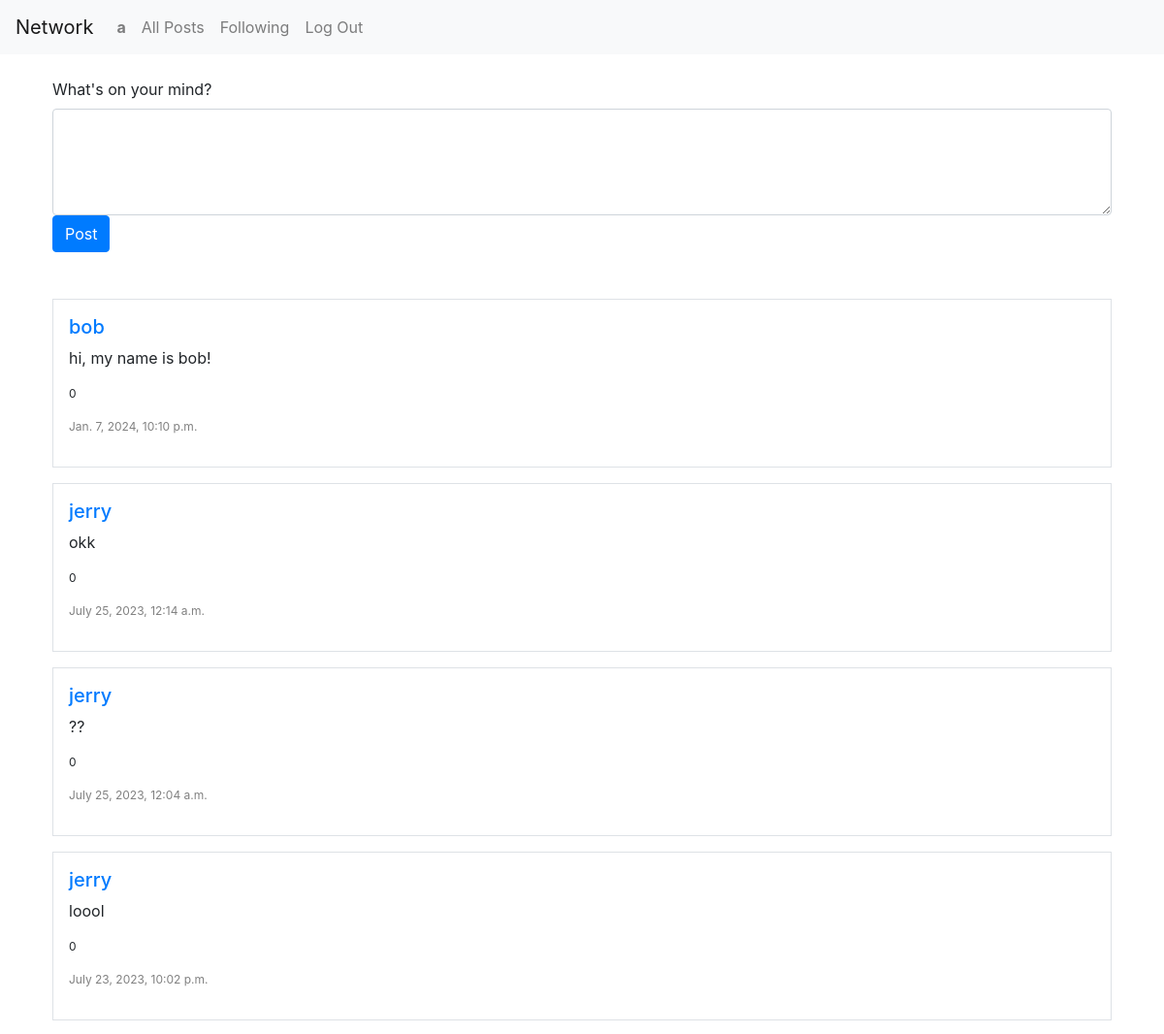
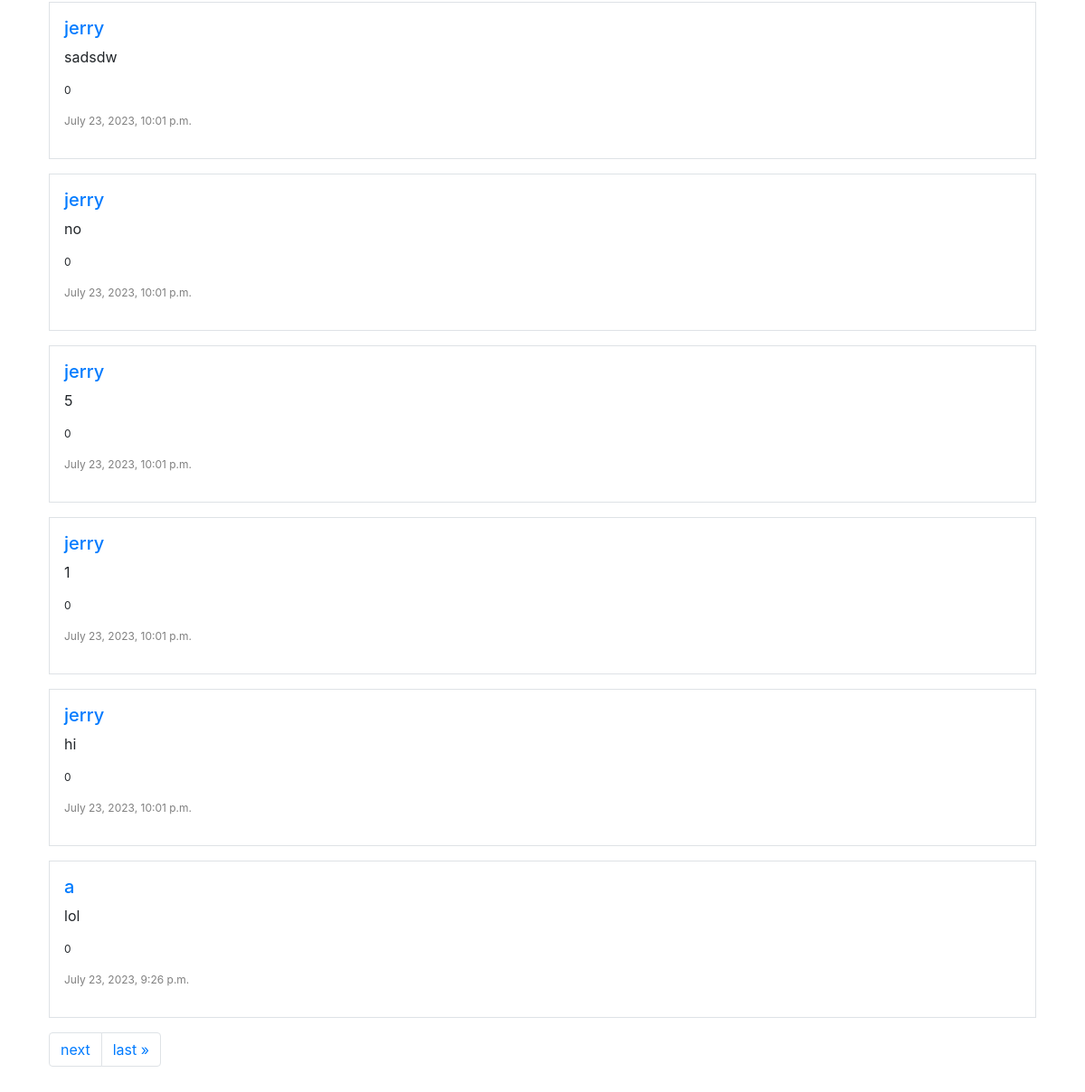
The page /following (signed in) on the database its author committed (2 pictures, top to bottom).
### network/models.py (models this page shows, shortened)
class User(AbstractUser):
    pass

class Posts(models.Model):
    author = models.ForeignKey(
        settings.AUTH_USER_MODEL,
        on_delete = models.CASCADE,
    )
    post = models.CharField(max_length=300)
    timestamp = models.DateTimeField(default=now)
    likes = models.IntegerField(default=0)

### network/views.py (the view)
# urls.py: path("following", views.following, name='following'),
@login_required(login_url='login')
def following(request):
    user = User.objects.get(username=request.user.username)
    followed_accounts = Follows.objects.filter(follower=user)
    query = Q()
    for i in followed_accounts:
        query.add(Q(author=i.user), Q.OR)
    followed_posts = Posts.objects.filter(query).order_by("-timestamp")
    page_obj = paginate(request, followed_posts)
    return render(request, "network/following.html", {
        "page_obj": page_obj
    })

### network/views.py (called while the page is built)
def paginate(request, posts):
    paginator = Paginator(posts, 10) #show 10 posts per page
    page_number = request.GET.get('page')
    page_obj = paginator.get_page(page_number)
    return page_obj

### network/templates/network/following.html (shortened to what this page needs)
{% extends "network/layout.html" %}
{% block body %}
    <div class="container-xl p-4">
        <form action="{% url 'index' %}" method="post">
            <label for="new-post" class="form-label">What's on your mind?</label>
            <textarea class='form-control' name="new-post" rows="4"></textarea>
            <button type="submit" class="btn btn-primary">Post</button>
        </form>
    </div>
    {% include "network/postlayout.html" %}
{% endblock %}

### network/templates/network/layout.html (shortened to what this page needs)
{% load static %}
<!DOCTYPE html>
<html lang="en">
    <head>
        <link rel="stylesheet" href="https://stackpath.bootstrapcdn.com/bootstrap/4.4.1/css/bootstrap.min.css">
        <link href="{% static 'network/styles.css' %}" rel="stylesheet">
    </head>
    <body>
        <nav class="navbar navbar-expand-lg navbar-light bg-light">
            <a class="navbar-brand" href="#">Network</a>
            <div>
              <ul class="navbar-nav mr-auto">
                {% if user.is_authenticated %}
                    <li class="nav-item">
                        <a class="nav-link" href="#"><strong>{{ user.username }}</strong></a>
                    </li>
                {% endif %}
                <li class="nav-item">
                  <a class="nav-link" href="{% url 'index' %}">All Posts</a>
                </li>
                {% if user.is_authenticated %}
                    <li class="nav-item">
                        <a class="nav-link" href="{% url 'following' %}">Following</a>
                    </li>
                    <li class="nav-item">
                        <a class="nav-link" href="{% url 'logout' %}">Log Out</a>
                    </li>
                {% endif %}
              </ul>
            </div>
          </nav>
        <div class="body">
            {% block body %}
            {% endblock %}
        </div>
    </body>
</html>

### network/templates/network/postlayout.html (shortened to what this page needs)
<div class="container-xl p-4">
    {% for post in page_obj %}
        <div class="mb-3 p-3 border">
            <h5>
                <a href="{% url 'profile' post.author %}">{{ post.author }}</a>
            </h5>
            <p id="{{ post.id }}">
                {{ post.post }}
            </p>
            <p style="font-size: 12px">
                {{ post.likes }}
            </p>
            <p style="color: gray; font-size: 12px">
                {{ post.timestamp }}
            </p>
        </div>
    {% endfor %}
    <div class="pagination">
        <nav aria-label="Page navigation example">
            <ul class="pagination">
                {% if page_obj.has_next %}
                    <li class="page-item">
                        <a class="page-link" href="?page={{ page_obj.next_page_number }}">next</a>
                    </li>
                    <li class="page-item">
                        <a class="page-link" href="?page={{ page_obj.paginator.num_pages }}">last &raquo;</a>
                    </li>
                {% endif %}
            </ul>
        </nav>
    </div>
</div>

### rows shown on the page
User: username "a"
Posts: author "bob", post "hi, my name is bob!", likes "0", timestamp "Jan. 7, 2024, 10:10 p.m."
Posts: author "jerry", post "okk", likes "0", timestamp "July 25, 2023, 12:14 a.m."
Posts: author "jerry", post "??", likes "0", timestamp "July 25, 2023, 12:04 a.m."
Posts: author "jerry", post "loool", likes "0", timestamp "July 23, 2023, 10:02 p.m."
Posts: author "jerry", post "sadsdw", likes "0", timestamp "July 23, 2023, 10:01 p.m."
Posts: author "jerry", post "no", likes "0", timestamp "July 23, 2023, 10:01 p.m."
Posts: author "jerry", post "5", likes "0", timestamp "July 23, 2023, 10:01 p.m."
Posts: author "jerry", post "1", likes "0", timestamp "July 23, 2023, 10:01 p.m."
Posts: author "jerry", post "hi", likes "0", timestamp "July 23, 2023, 10:01 p.m."
Posts: author "a", post "lol", likes "0", timestamp "July 23, 2023, 9:26 p.m."
